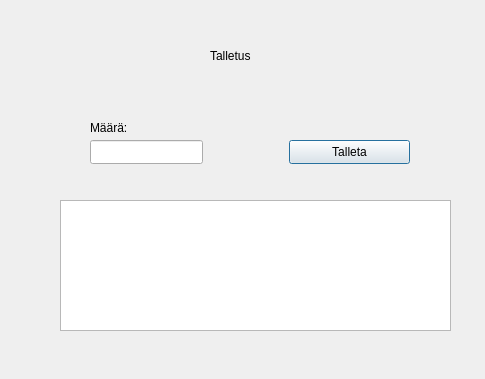
<?xml version="1.0" encoding="UTF-8"?>
<ui version="4.0">
 <class>depositBalance</class>
 <widget class="QDialog" name="depositBalance">
  <property name="geometry">
   <rect>
    <x>0</x>
    <y>0</y>
    <width>485</width>
    <height>379</height>
   </rect>
  </property>
  <property name="windowTitle">
   <string>Dialog</string>
  </property>
  <widget class="QLineEdit" name="depositAmountText">
   <property name="geometry">
    <rect>
     <x>90</x>
     <y>140</y>
     <width>113</width>
     <height>24</height>
    </rect>
   </property>
  </widget>
  <widget class="QLabel" name="label">
   <property name="geometry">
    <rect>
     <x>90</x>
     <y>120</y>
     <width>49</width>
     <height>16</height>
    </rect>
   </property>
   <property name="text">
    <string>Määrä:</string>
   </property>
  </widget>
  <widget class="QPushButton" name="buttonDeposit">
   <property name="geometry">
    <rect>
     <x>289</x>
     <y>140</y>
     <width>121</width>
     <height>24</height>
    </rect>
   </property>
   <property name="text">
    <string>Talleta</string>
   </property>
  </widget>
  <widget class="QTextBrowser" name="depositAmountOutput">
   <property name="geometry">
    <rect>
     <x>60</x>
     <y>200</y>
     <width>391</width>
     <height>131</height>
    </rect>
   </property>
  </widget>
  <widget class="QLabel" name="label_2">
   <property name="geometry">
    <rect>
     <x>210</x>
     <y>40</y>
     <width>161</width>
     <height>31</height>
    </rect>
   </property>
   <property name="text">
    <string>Talletus</string>
   </property>
  </widget>
 </widget>
 <resources/>
 <connections/>
</ui>
